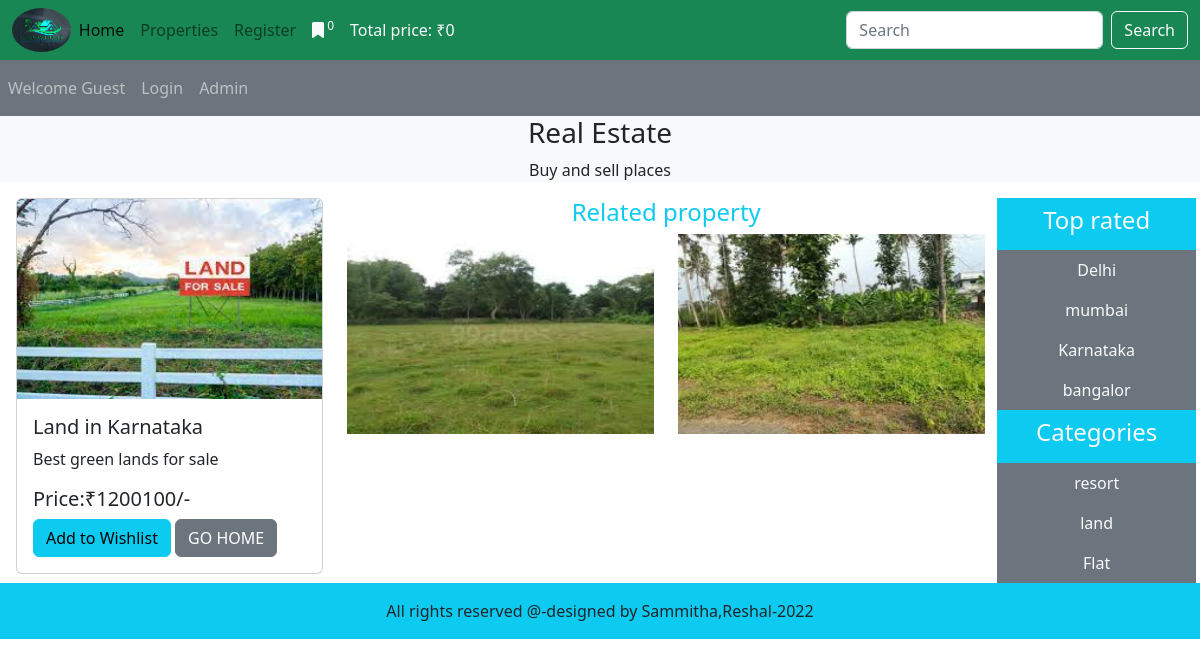
Screenshot of /properties_details.php?property_id=2 with the database file from the repository.
### tables this page shows
CREATE TABLE `properties` (
  `property_id` int(11) NOT NULL,
  `property_title` varchar(100) NOT NULL,
  `property_description` varchar(300) NOT NULL,
  `property_keywords` varchar(300) NOT NULL,
  `category_id` int(11) NOT NULL,
  `popular_id` int(11) NOT NULL,
  `property_image1` varchar(300) NOT NULL,
  `property_image2` varchar(300) NOT NULL,
  `property_image3` varchar(300) NOT NULL,
  `property_price` varchar(100) NOT NULL,
  `date` timestamp NOT NULL DEFAULT current_timestamp() ON UPDATE current_timestamp(),
  `status` varchar(100) NOT NULL
);

CREATE TABLE `popular` (
  `popular_id` int(11) NOT NULL,
  `popular_title` varchar(100) NOT NULL
);

CREATE TABLE `categories` (
  `category_id` int(11) NOT NULL,
  `category_title` varchar(100) NOT NULL
);

### functions/common_function.php (the view, shortened to what this page needs)
<?php
function viewdetails(){
   global $con;
   if(isset($_GET['property_id'])){
   if(!isset($_GET['category'])){
      if(!isset($_GET['popular'])){
         $property_id=$_GET['property_id'];
   $select_query="Select * from `properties` where property_id=$property_id";
   $result_query=mysqli_query($con,$select_query);
   while($row=mysqli_fetch_assoc($result_query)){
   $property_id=$row['property_id'];
   $property_title=$row['property_title'];
   $property_description=$row['property_description'];
   $property_image1=$row['property_image1'];
   $property_image2=$row['property_image2'];
   $property_image3=$row['property_image3'];
   $property_price=$row['property_price'];
   echo "<div class='col-md-4 mb-2'>
   <div class='card'>
       <img src='./property_images/$property_image1' class='card-img-top' alt='$property_image1'>
       <div class='card-body'>
         <h5 class='card-title'>$property_title</h5>
         <p class='card-text'>$property_description</p>
         <h5 class='card-title'>Price:₹$property_price/-</h5>
         <a href='index.php?add_to_wishlist=$property_id' class='btn btn-info'>Add to Wishlist</a>
         <a href='index.php' class='btn btn-secondary'>GO HOME</a>
       </div>
    </div>
   </div>
   <div class='col-md-8'>
   <div class='row'>
       <div class='col-md-12'>
           <h4 class='text-center text-info'>Related property</h4>
       </div>
       <div class='col-md-6'>
       <img src='./property_images/$property_image2' class='card-img-top' alt='$property_image2'>
       </div>
       <div class='col-md-6'>
       <img src='./property_images/$property_image3' class='card-img-top' alt='$property_image3'>
       </div>
   </div>
</div>";
   }
   }
   }
   }
   }
function getpop(){
    global $con;
    $select_popular="Select * from `popular`";
    $result_pop=mysqli_query($con,$select_popular);
   while($row_data=mysqli_fetch_assoc($result_pop)){
        $pop_title=$row_data['popular_title'];
        $pop_id=$row_data['popular_id'];
        echo  "<li class='nav-item '>
        <a class='nav-link text-light' href='index.php?popular=$pop_id'>$pop_title</a>
      </li>";
   }
}
function getcat(){
    global $con;
    $select_category="Select * from `categories`";
    $result_cat=mysqli_query($con,$select_category);
   while($row_data=mysqli_fetch_assoc($result_cat)){
        $cat_title=$row_data['category_title'];
        $cat_id=$row_data['category_id'];
        echo  "<li class='nav-item '>
        <a class='nav-link text-light' href='index.php?category=$cat_id'>$cat_title</a>
      </li>";
   }
}
    function getIPAddress() {
     if(!empty($_SERVER['HTTP_CLIENT_IP'])) {
                $ip = $_SERVER['HTTP_CLIENT_IP'];
        }
    elseif (!empty($_SERVER['HTTP_X_FORWARDED_FOR'])) {
                $ip = $_SERVER['HTTP_X_FORWARDED_FOR'];
     }
    else{
             $ip = $_SERVER['REMOTE_ADDR'];
     }
     return $ip;
}
   function wishlistnum(){
      if(isset($_GET['add_to_wishlist'])){
         global $con;
         $ip=getIPAddress();
         $select_query="Select *from `wishlist` where ip_address='$ip'";
         $result_query=mysqli_query($con,$select_query);
         $count_wishlist=mysqli_num_rows($result_query);
      }else
         {
            global $con;
            $ip=getIPAddress();
            $select_query="Select *from `wishlist` where ip_address='$ip'";
            $result_query=mysqli_query($con,$select_query);
            $count_wishlist=mysqli_num_rows($result_query);
         }
      echo $count_wishlist;
   }
   function total_price(){
      $total_price=0;
      echo $total_price;
   }
?>

### style.css (style rules this page uses)
* { margin: 0; padding: 0; box-sizing: border-box; }
.card-img-top { width: 100%; height: 200px; }

### rows the page displays
properties: property_image1 (picture), property_title "Land in Karnataka", property_description "Best green lands for sale", property_price "1200100", property_image2 (picture), property_image3 (picture)
popular: popular_title "Delhi"
popular: popular_title "mumbai"
popular: popular_title "Karnataka"
popular: popular_title "bangalor"
categories: category_title "resort"
categories: category_title "land"
categories: category_title "Flat"

### other values shown
$count_wishlist "0"
$total_price "0"
